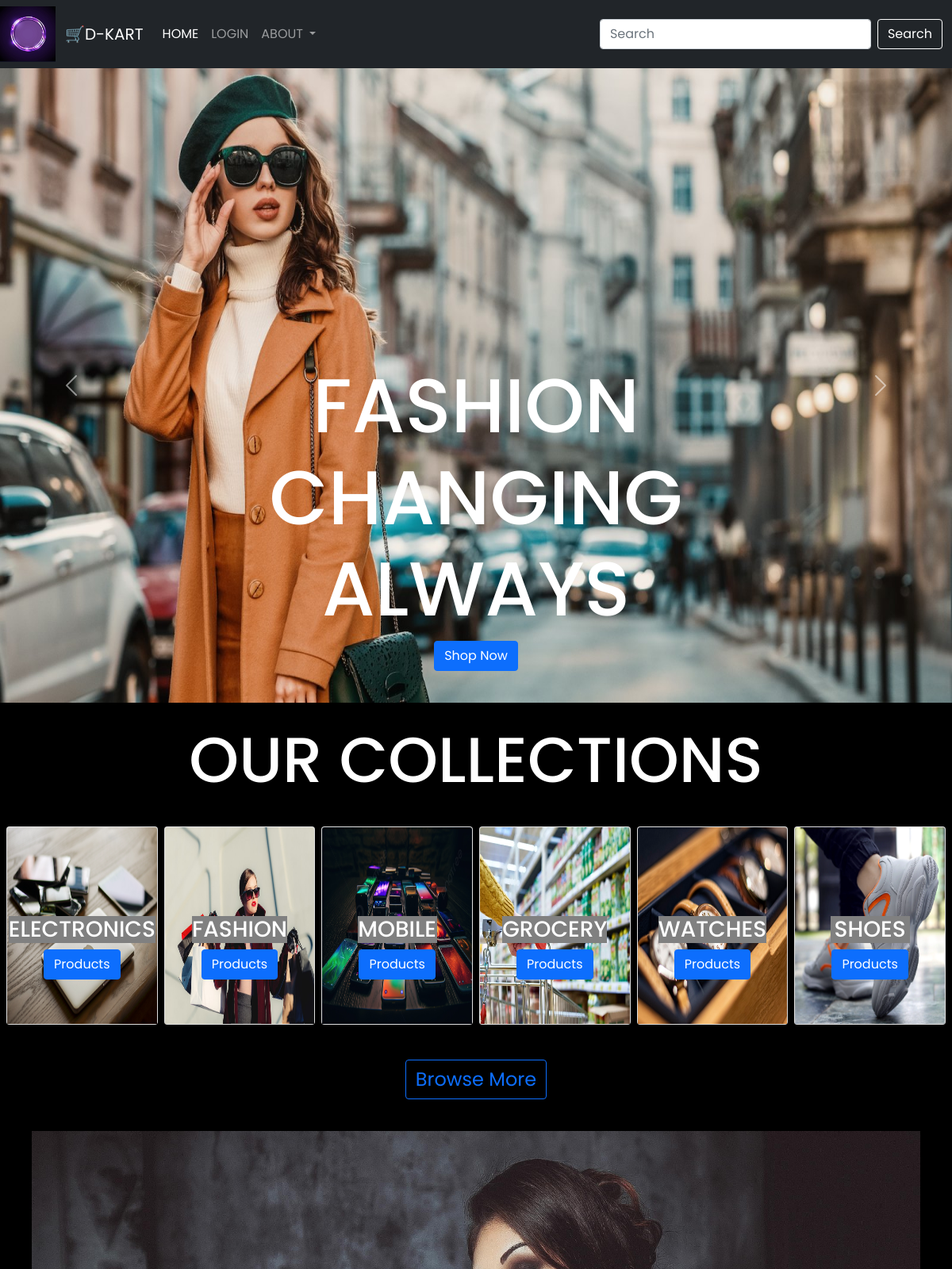
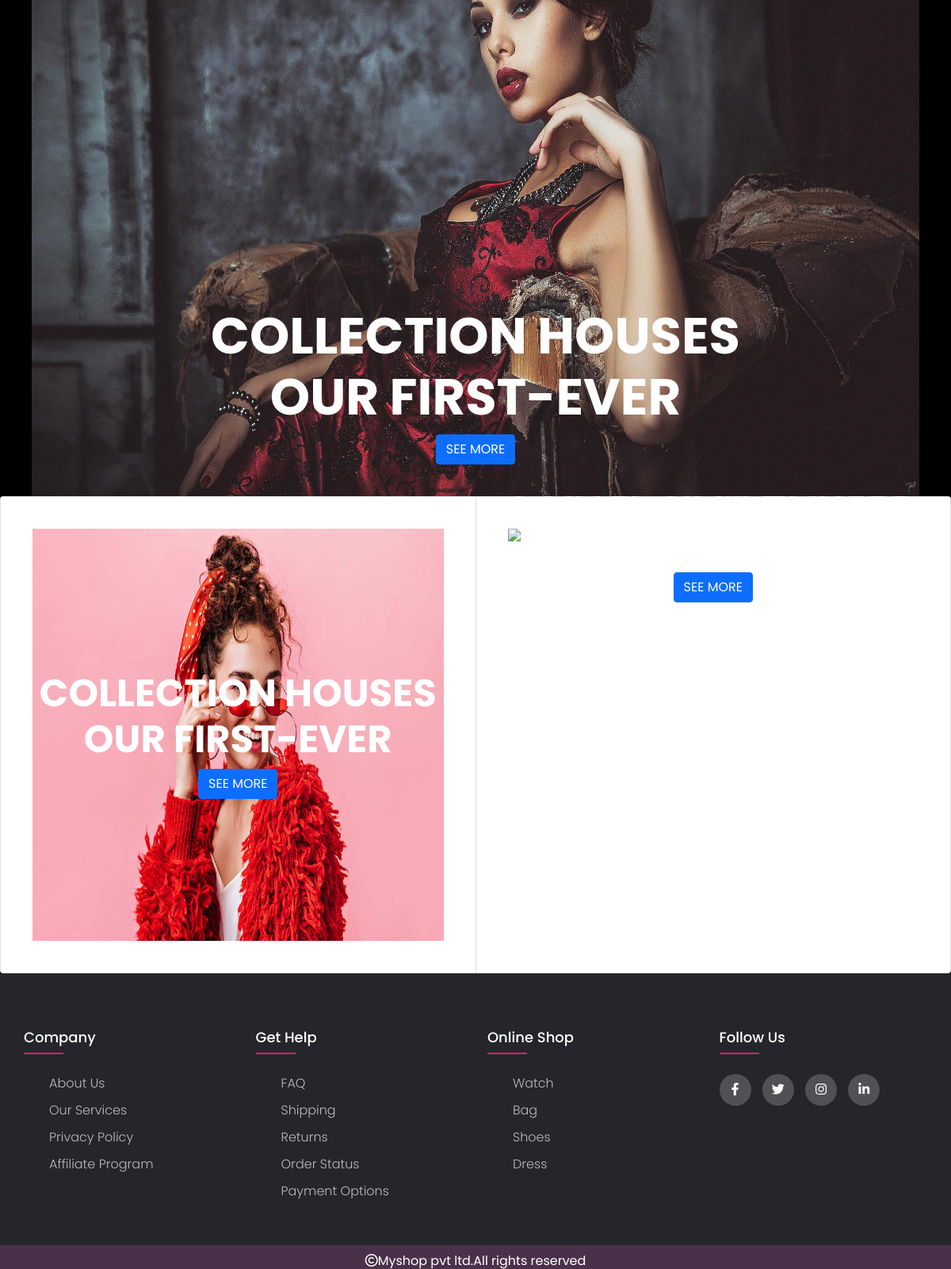
The page / on the database its author committed (2 pictures, top to bottom).
### shop/models.py (models this page shows)
class Category(models.Model):
    name = models.CharField(max_length=250,unique=True)
    slug = models.SlugField(max_length=250,unique=True)
    description=models.TextField(blank=True)
    image= models.ImageField(upload_to='image/category',null=True,blank=True)

### shop/views.py (the view)
# urls.py: 2. Add a URL to urlpatterns:  path('', views.home, name='home')
def home(request):
    p=Product.objects.all()
    c=Category.objects.all()
    return render(request,"category.html",{'p':p,'c':c})

### shop/context_processors.py (called while the page is built)
def menu_links(request):
    links=Category.objects.all()
    return {'links':links}

### template/category.html (shortened to what this page needs)
{% extends 'base.html' %}
{% load static %}
{% block content %}
<div id="carouselExampleFade" class="carousel slide carousel-fade" data-bs-ride="carousel">
  <div class="carousel-inner">
    <div class="carousel-item active">
      <img src="{% static 'image/home page image.jpg' %}" class="d-block w-100" alt="..." width="100%" height="800px">
        <div class="carousel-caption d-flex justify-content-center align-items-center">
        <div class="text-center">
        <h1 style="font-size: 6em; line-height: 1.2;">FASHION<br>CHANGING<br>ALWAYS</h1>
          <a type="button" class="btn btn-primary" href="{% url 'shop:allproducts' links.1.slug %}">Shop Now</a>
         </div>
        </div>
    </div>
  <button class="carousel-control-prev" type="button" data-bs-target="#carouselExampleFade" data-bs-slide="prev">
    <span class="carousel-control-prev-icon" aria-hidden="true"></span>
  </button>
  <button class="carousel-control-next" type="button" data-bs-target="#carouselExampleFade" data-bs-slide="next">
    <span class="carousel-control-next-icon" aria-hidden="true"></span>
  </button>
</div>
<div class="container-fluid" style="">
    <div class="p-4">
    <h1 style="font-size: 5em; line-height: 1.2; color:#ffffff;"><center>OUR COLLECTIONS</center></h1>
    </div>
 </div>
<div class="card-group" style="">
    <div class="row mx-1"><br><br>
        {% for i in c %}
        <div class=" col-md-2 p-1" style="">
            <div class="card" style="height:250px;">
                <div class="carousel-caption d-flex justify-content-center align-items-center">
                <div class="card-body " style="position:relative">
                 <h3 class="card-title" style="background-color:grey;">{{i.name}}</h3>
                 <a href="{% url 'shop:allproducts' i.slug %}" class="btn btn-primary" style="position:relative">Products</a>
                </div>
            </div>
        </div>
        </div>
        {% endfor %}
        </div>
    </div>
 <div style="text-align:center;padding:40px;">
  <button type="button" class="btn btn-outline-primary" style="font-size:1.5em;">Browse More</button>
</div>
<div id="carouselExampleSlidesOnly" class="carousel slide" data-bs-ride="carousel">
  <div class="carousel-inner">
    <div class="carousel-item active">
      <img src="{% static 'image/fashion_1.jpg' %}" class="d-block w-100" alt="..." style="height:800px;padding-left:40px;padding-right:40px;">
      <div class="carousel-caption d-flex justify-content-center align-items-center">
       <div class="text-center">
          <h1 style="font-size:4em; line-height: 1.2;"><b>COLLECTION HOUSES<br>OUR FIRST-EVER</b></h1>
          <a type="button" class="btn btn-primary" href="{% url 'shop:allproducts' links.1.slug %}">SEE MORE</a>
        </div>
      </div>
    </div>
  </div>
</div>
<div class="card-group">
  <div class="card">
    <div class="position-relative">
      <img src="{% static 'image/btx.jpg' %}" class="card-img-top" alt="..." style="padding: 40px; height: 600px;">
      <div class="carousel-caption d-flex justify-content-center align-items-center position-absolute top-0 start-0 bottom-0 end-0">
        <div class="text-center">
          <h1 style="font-size: 3em; line-height: 1.2;"><b>COLLECTION HOUSES<br>OUR FIRST-EVER</b></h1>
          <a type="button" class="btn btn-primary" href="{% url 'shop:allproducts' links.1.slug %}">SEE MORE</a>
        </div>
      </div>
    </div>
  </div>
  <div class="card">
    <div class="position-relative">
      <img src="{% static 'image/frame2.webp' %}" class="card-img-top" alt="..." style="padding: 40px; height: 600px;">
      <div class="carousel-caption d-flex justify-content-center align-items-center position-absolute top-0 start-0 bottom-0 end-0">
        <div class="text-center">
          <h1 style="font-size: 3em; line-height: 1.2;"><b>COLLECTION HOUSES<br>OUR FIRST-EVER</b></h1>
          <a type="button" class="btn btn-primary" href="{% url 'shop:allproducts' links.1.slug %}">SEE MORE</a>
        </div>
      </div>
    </div>
  </div>
</div>
<footer class="footer">
    <div class="container">
        <div class="row">
            <div class="footer-col">
                <h4>company</h4>
                <ul>
                    <li><a href="#">about us</a></li>
                    <li><a href="#">our services</a></li>
                    <li><a href="#">privacy policy</a></li>
                    <li><a href="#">affiliate program</a></li>
                </ul>
            </div>
            <div class="footer-col">
                <h4>get help</h4>
                <ul>
                    <li><a href="#">FAQ</a></li>
                    <li><a href="#">shipping</a></li>
                    <li><a href="#">returns</a></li>
                    <li><a href="#">order status</a></li>
                    <li><a href="#">payment options</a></li>
                </ul>
            </div>
            <div class="footer-col">
                <h4>online shop</h4>
                <ul>
                    <li><a href="#">watch</a></li>
                    <li><a href="#">bag</a></li>
                    <li><a href="#">shoes</a></li>
                    <li><a href="#">dress</a></li>
                </ul>
            </div>
            <div class="footer-col">
                <h4>follow us</h4>
                <div class="social-links">
                    <a href="#"><i class="fab fa-facebook-f"></i></a>
                    <a href="#"><i class="fab fa-twitter"></i></a>
                    <a href="#"><i class="fab fa-instagram"></i></a>
                    <a href="#"><i class="fab fa-linkedin-in"></i></a>
                </div>
            </div>
        </div>
    </div>
    <div style="width:100%;height:30px;background-color:rgb(74, 49, 74);position:fixed;left:0;bottom:0;color:white;text-align:center;vertical-align:middle;line-height:40px">
        <p>Myshop pvt ltd.All rights reserved</p>
    </div>
</footer>
{% endblock %}

### static/css/style.css (style rules this page uses)
body { background-color:#000000; font-family: 'Roboto Mono', monospace; color:#ffffff; }

### static/css/style2.css (style rules this page uses)
body { line-height: 1.5; font-family: 'Poppins', sans-serif; }
* { margin:0; padding:0; box-sizing: border-box; }
.container { max-width: 1170px; margin:auto; }
.row { display: flex; flex-wrap: wrap; }
ul { list-style: none; }
.footer { background-color: #24262b; padding: 70px 0; }
.footer-col { width: 25%; padding: 0 15px; }
.footer-col h4 { font-size: 18px; color: #ffffff; text-transform: capitalize; margin-bottom: 35px; font-weight: 500; position: relative; }
.footer-col h4::before { content: ''; position: absolute; left:0; bottom: -10px; background-color: #e91e63; height: 2px; box-sizing: border-box; width: 50px; }
.footer-col ul li:not(:last-child) { margin-bottom: 10px; }
.footer-col ul li a { font-size: 16px; text-transform: capitalize; color: #ffffff; text-decoration: none; font-weight: 300; color: #bbbbbb; display: block; transition: all 0.3s ease; }
.footer-col .social-links a { display: inline-block; height: 40px; width: 40px; background-color: rgba(255,255,255,0.2); margin:0 10px 10px 0; text-align: center; line-height: 40px; border-radius: 50%; color: #ffffff; transition: all 0.5s ease; }

### rows shown on the page
Category: name "ELECTRONICS"
Category: name "FASHION"
Category: name "MOBILE"
Category: name "GROCERY"
Category: name "WATCHES"
Category: name "SHOES"
